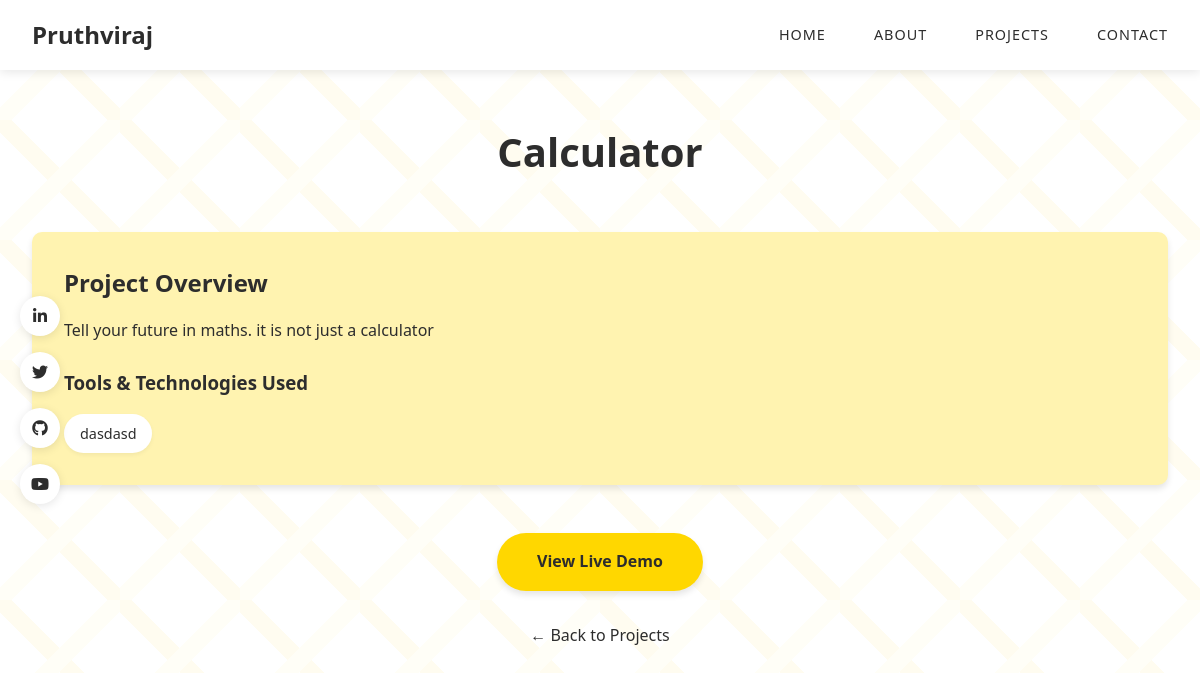
The page /project/15/ on the database its author committed.
### app/models.py (models this page shows)
class Project_detail(models.Model):
    name = models.CharField(max_length=100)
    desc = models.CharField(max_length=300)
    tech = models.CharField(max_length=100)
    url = models.CharField(max_length=50)

### app/views.py (the view)
# urls.py: path('project/<int:project_id>/', views.project, name='project'),
def project(request, project_id):
    project = Project_detail.objects.get(id=project_id)
    technologies = [tech.strip() for tech in project.tech.split(",")]
    return render(request, 'project.html',{'project': project, 'technologies' : technologies })

### app/templates/project.html (shortened to what this page needs)
<!DOCTYPE html>
<html lang="en">
<head>
</head>
<body>
    <div class="social-links">
        <a href="#" aria-label="LinkedIn">
            <i class="fab fa-linkedin-in"></i>
        </a>
        <a href="#" aria-label="Twitter">
            <i class="fab fa-twitter"></i>
        </a>
        <a href="#" aria-label="GitHub">
            <i class="fab fa-github"></i>
        </a>
        <a href="#" aria-label="YouTube">
            <i class="fab fa-youtube"></i>
        </a>
    </div>
 {% load static %}
 <nav class="nav">
     <a href="{%url 'home'%}" class="nav-brand">
         <span class="brand-name">Pruthviraj</span>
     </a>
     <ul class="nav-links" id="nav-menu">
         <li><a href="{%url 'home'%}">Home</a></li>
         <li><a href="{%url 'home'%}">About</a></li>
         <li><a href="{%url 'home'%}">Projects</a></li>
         <li><a href="{%url 'home'%}">Contact</a></li>
     </ul>
 </nav>
     {%if project%}
    <div class="project-details">
        <div class="project-header">
            <h1>{{project.name}}</h1>
        </div>
        <div class="project-meta">
            <h2>Project Overview</h2>
            <p style="text-align: justify;">{{ project.desc }}</p>
            <h3>Tools & Technologies Used</h3>
            <div class="tools-used">
                {% for tech in technologies %}
                <span class="tool-tag">{{ tech }}</span>
                {% endfor %}
            </div>
        </div>
        <div class="demo-button-container">
            <a href="{{project.url}}" target="_blank" class="live-demo-btn">
                View Live Demo
            </a>
            <br>
            <a href="{%url 'viewallproject'%}" class="back-to-projects">
                ← Back to Projects
            </a>
        </div>
    </div>
{%endif%}
    <link rel="stylesheet" href="https://cdnjs.cloudflare.com/ajax/libs/font-awesome/5.15.4/css/all.min.css">
</body>
</html>

### app/templates/project.html (style rules this page uses)
:root { --primary-yellow: #ffd700; --secondary-yellow: #fff3b0; --accent-yellow: #ffe169; --text-dark: #2d2d2d; --text-light: #666666; --white: #ffffff; }
* { margin: 0; padding: 0; box-sizing: border-box; font-family: 'Segoe UI', Tahoma, Geneva, Verdana, sans-serif; }
body { line-height: 1.6; color: var(--text-dark); }
.social-links { position: fixed; left: 20px; top: 50%; transform: translateY(-50%); display: flex; flex-direction: column; gap: 1rem; z-index: 100; }
.social-links a { width: 40px; height: 40px; background: var(--white); display: flex; align-items: center; justify-content: center; border-radius: 50%; color: var(--text-dark); text-decoration: none; box-shadow: 0 2px 10px rgba(0, 0, 0, 0.1); transition: transform 0.3s; }
.nav { position: fixed; top: 0; left: 0; right: 0; padding: 1rem 2rem; background: rgba(255, 255, 255, 0.95); box-shadow: 0 2px 10px rgba(0, 0, 0, 0.1); z-index: 1000; display: flex; justify-content: space-between; align-items: center; }
.nav-brand { display: flex; align-items: center; gap: 1rem; text-decoration: none; }
.brand-name { font-size: 1.5rem; font-weight: 700; color: var(--text-dark); }
.nav-links { display: flex; gap: 3rem; list-style: none; }
.nav-links a { text-decoration: none; color: var(--text-dark); font-weight: 500; text-transform: uppercase; font-size: 0.9rem; letter-spacing: 1px; transition: color 0.3s; }
.project-details { padding-top: 120px; padding-bottom: 4rem; max-width: 1200px; margin: 0 auto; padding-left: 2rem; padding-right: 2rem; }
.project-header { text-align: center; margin-bottom: 3rem; }
.project-header h1 { font-size: 2.5rem; margin-bottom: 1rem; color: var(--text-dark); }
.project-meta { margin: 2rem 0; padding: 2rem; background: var(--secondary-yellow); border-radius: 10px; box-shadow: 0 4px 6px rgba(0, 0, 0, 0.1); }
.project-meta h2 { margin-bottom: 1rem; color: var(--text-dark); }
.project-meta h3 { margin: 1.5rem 0 1rem; color: var(--text-dark); }
.tools-used { display: flex; flex-wrap: wrap; gap: 1rem; margin-top: 1rem; }
.tool-tag { background: var(--white); padding: 0.5rem 1rem; border-radius: 20px; font-size: 0.9rem; color: var(--text-dark); box-shadow: 0 2px 4px rgba(0, 0, 0, 0.05); }
.demo-button-container { text-align: center; margin-top: 3rem; }
.live-demo-btn { display: inline-block; padding: 1rem 2.5rem; background: var(--primary-yellow); color: var(--text-dark); text-decoration: none; border-radius: 50px; font-weight: 600; transition: all 0.3s; box-shadow: 0 4px 6px rgba(0, 0, 0, 0.1); }
.back-to-projects { display: inline-block; margin-top: 2rem; color: var(--text-dark); text-decoration: none; font-weight: 500; transition: color 0.3s; }

### rows shown on the page
Project_detail: name "Calculator", desc "Tell your future in maths. it is not just a calculator", technologies "dasdasd"
